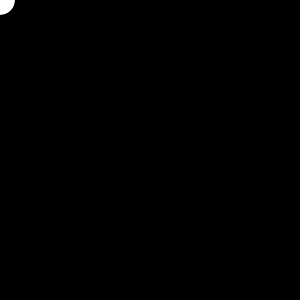
Frame 1 (no input)
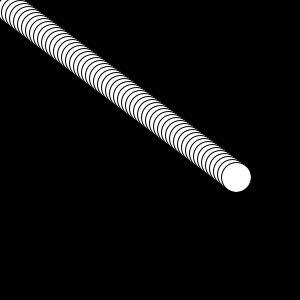
Frame 60 (the mouse pressed at the canvas centre just before this capture)
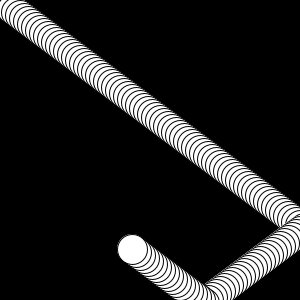
Frame 120 (the mouse held since frame 60 and released just before this capture)

The Processing sketch that drew these frames (run headless with seeded random() and noise(); from frame 60 on, the mouse is pressed at the canvas centre):

// Processing sketch: ex05_04
// ── ex05_04.pde
// 상하좌우 반사하는 원

float x = 0.0, y = 0.0, velocity_x = 4.0, velocity_y = 3.0;

void setup() {
  size(300, 300);
  background(0);
}

void draw() {
  ellipse(x, y, 30, 30);
  x += velocity_x;
  y += velocity_y;  
  if (x < 0 || x > width) {
    velocity_x *= -1;
  }
  if (y < 0 || y > height) {
    velocity_y *= -1;
  }
}
